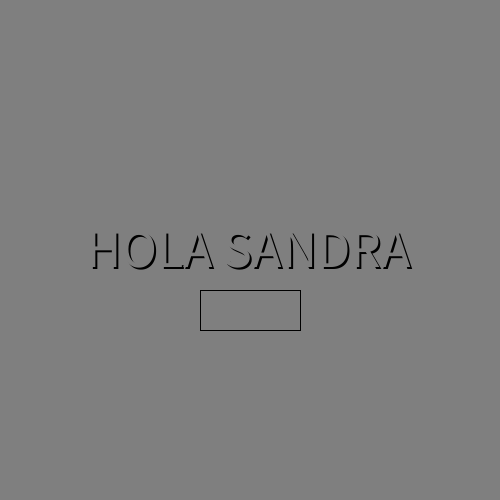
Frame 1 (no input)
Frame 60 (the mouse pressed at the canvas centre just before this capture): identical to frame 1, image omitted
Frame 120 (the mouse held since frame 60 and released just before this capture): identical to frame 1, image omitted

The Processing sketch that drew this single still picture (run headless with seeded random() and noise(); from frame 60 on, the mouse is pressed at the canvas centre):

// Processing sketch: sandra_hw_box_interactive
// ── sandra_hw_box_interactive.pde
int myTextSize = 54;
int menuState = 1;

void setup() {
  size(500, 500);
  textAlign(CENTER, CENTER);
  
}

void draw() {
  background(127);
  textSize(myTextSize);
  
  fill(0);
  
  text("HOLA SANDRA", width/2, height/2);
  fill(127);
  text("HOLA SANDRA", width/2 - 2, height/2 -2);
  
  rectMode(CENTER);
   if (menuState == 1) {
    rect(width/2, height/2 + 60, 100, 40);

  
   } 
}
